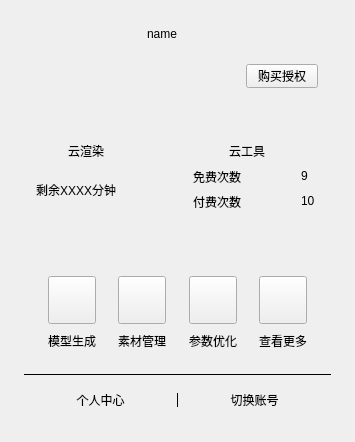
<?xml version="1.0" encoding="UTF-8"?>
<ui version="4.0">
 <class>Account</class>
 <widget class="QWidget" name="Account">
  <property name="geometry">
   <rect>
    <x>0</x>
    <y>0</y>
    <width>355</width>
    <height>442</height>
   </rect>
  </property>
  <property name="windowTitle">
   <string>Form</string>
  </property>
  <property name="styleSheet">
   <string notr="true"/>
  </property>
  <layout class="QGridLayout" name="gridLayout">
   <property name="leftMargin">
    <number>0</number>
   </property>
   <property name="topMargin">
    <number>0</number>
   </property>
   <property name="rightMargin">
    <number>0</number>
   </property>
   <property name="bottomMargin">
    <number>0</number>
   </property>
   <property name="spacing">
    <number>0</number>
   </property>
   <item row="1" column="0">
    <widget class="QWidget" name="backWid" native="true">
     <layout class="QGridLayout" name="gridLayout_7">
      <property name="leftMargin">
       <number>24</number>
      </property>
      <property name="topMargin">
       <number>24</number>
      </property>
      <property name="rightMargin">
       <number>24</number>
      </property>
      <property name="bottomMargin">
       <number>24</number>
      </property>
      <property name="spacing">
       <number>0</number>
      </property>
      <item row="0" column="0">
       <widget class="Widget" name="bodyWidget" native="true">
        <property name="maximumSize">
         <size>
          <width>16777215</width>
          <height>16777215</height>
         </size>
        </property>
        <property name="styleSheet">
         <string notr="true"/>
        </property>
        <layout class="QGridLayout" name="gridLayout_4">
         <property name="leftMargin">
          <number>0</number>
         </property>
         <property name="topMargin">
          <number>0</number>
         </property>
         <property name="rightMargin">
          <number>0</number>
         </property>
         <property name="bottomMargin">
          <number>0</number>
         </property>
         <property name="spacing">
          <number>0</number>
         </property>
         <item row="1" column="0">
          <widget class="QWidget" name="acWid" native="true">
           <layout class="QGridLayout" name="gridLayout_5">
            <property name="leftMargin">
             <number>0</number>
            </property>
            <property name="topMargin">
             <number>8</number>
            </property>
            <property name="rightMargin">
             <number>0</number>
            </property>
            <property name="bottomMargin">
             <number>20</number>
            </property>
            <property name="spacing">
             <number>0</number>
            </property>
            <item row="0" column="0">
             <layout class="QHBoxLayout" name="horizontalLayout_3">
              <property name="spacing">
               <number>0</number>
              </property>
              <property name="bottomMargin">
               <number>16</number>
              </property>
              <item>
               <spacer name="horizontalSpacer_2">
                <property name="orientation">
                 <enum>Qt::Horizontal</enum>
                </property>
                <property name="sizeType">
                 <enum>QSizePolicy::Maximum</enum>
                </property>
                <property name="sizeHint" stdset="0">
                 <size>
                  <width>42</width>
                  <height>20</height>
                 </size>
                </property>
               </spacer>
              </item>
              <item>
               <widget class="QWidget" name="horizontalWidget" native="true">
                <layout class="QHBoxLayout" name="horizontalLayout_5">
                 <property name="spacing">
                  <number>16</number>
                 </property>
                 <property name="leftMargin">
                  <number>0</number>
                 </property>
                 <property name="topMargin">
                  <number>0</number>
                 </property>
                 <property name="rightMargin">
                  <number>0</number>
                 </property>
                 <property name="bottomMargin">
                  <number>0</number>
                 </property>
                 <item>
                  <widget class="QLabel" name="left">
                   <property name="minimumSize">
                    <size>
                     <width>40</width>
                     <height>24</height>
                    </size>
                   </property>
                   <property name="maximumSize">
                    <size>
                     <width>40</width>
                     <height>24</height>
                    </size>
                   </property>
                   <property name="text">
                    <string/>
                   </property>
                  </widget>
                 </item>
                 <item alignment="Qt::AlignHCenter">
                  <widget class="QLabel" name="vipTipMore">
                   <property name="text">
                    <string/>
                   </property>
                  </widget>
                 </item>
                 <item>
                  <widget class="QLabel" name="right">
                   <property name="minimumSize">
                    <size>
                     <width>40</width>
                     <height>24</height>
                    </size>
                   </property>
                   <property name="maximumSize">
                    <size>
                     <width>40</width>
                     <height>24</height>
                    </size>
                   </property>
                   <property name="text">
                    <string/>
                   </property>
                  </widget>
                 </item>
                </layout>
               </widget>
              </item>
              <item>
               <spacer name="horizontalSpacer_3">
                <property name="orientation">
                 <enum>Qt::Horizontal</enum>
                </property>
                <property name="sizeType">
                 <enum>QSizePolicy::Maximum</enum>
                </property>
                <property name="sizeHint" stdset="0">
                 <size>
                  <width>66</width>
                  <height>20</height>
                 </size>
                </property>
               </spacer>
              </item>
             </layout>
            </item>
            <item row="1" column="0">
             <layout class="QHBoxLayout" name="horizontalLayout_4">
              <property name="spacing">
               <number>0</number>
              </property>
              <property name="leftMargin">
               <number>24</number>
              </property>
              <property name="rightMargin">
               <number>24</number>
              </property>
              <item>
               <widget class="QWidget" name="ac1Wid" native="true">
                <layout class="QVBoxLayout" name="verticalLayout_2">
                 <property name="spacing">
                  <number>8</number>
                 </property>
                 <property name="leftMargin">
                  <number>0</number>
                 </property>
                 <property name="topMargin">
                  <number>0</number>
                 </property>
                 <property name="rightMargin">
                  <number>0</number>
                 </property>
                 <property name="bottomMargin">
                  <number>0</number>
                 </property>
                 <item alignment="Qt::AlignHCenter">
                  <widget class="QPushButton" name="ac1">
                   <property name="minimumSize">
                    <size>
                     <width>48</width>
                     <height>48</height>
                    </size>
                   </property>
                   <property name="maximumSize">
                    <size>
                     <width>48</width>
                     <height>48</height>
                    </size>
                   </property>
                   <property name="text">
                    <string/>
                   </property>
                  </widget>
                 </item>
                 <item alignment="Qt::AlignHCenter">
                  <widget class="QLabel" name="label_2">
                   <property name="text">
                    <string>模型生成</string>
                   </property>
                  </widget>
                 </item>
                </layout>
               </widget>
              </item>
              <item>
               <spacer name="horizontalSpacer_8">
                <property name="orientation">
                 <enum>Qt::Horizontal</enum>
                </property>
                <property name="sizeHint" stdset="0">
                 <size>
                  <width>37</width>
                  <height>20</height>
                 </size>
                </property>
               </spacer>
              </item>
              <item>
               <widget class="QWidget" name="ac2Wid" native="true">
                <layout class="QVBoxLayout" name="verticalLayout_3">
                 <property name="spacing">
                  <number>8</number>
                 </property>
                 <property name="leftMargin">
                  <number>0</number>
                 </property>
                 <property name="topMargin">
                  <number>0</number>
                 </property>
                 <property name="rightMargin">
                  <number>0</number>
                 </property>
                 <property name="bottomMargin">
                  <number>0</number>
                 </property>
                 <item alignment="Qt::AlignHCenter">
                  <widget class="QPushButton" name="ac2">
                   <property name="minimumSize">
                    <size>
                     <width>48</width>
                     <height>48</height>
                    </size>
                   </property>
                   <property name="maximumSize">
                    <size>
                     <width>48</width>
                     <height>48</height>
                    </size>
                   </property>
                   <property name="text">
                    <string/>
                   </property>
                  </widget>
                 </item>
                 <item alignment="Qt::AlignHCenter">
                  <widget class="QLabel" name="label_3">
                   <property name="text">
                    <string>素材管理</string>
                   </property>
                  </widget>
                 </item>
                </layout>
               </widget>
              </item>
              <item>
               <spacer name="horizontalSpacer_9">
                <property name="orientation">
                 <enum>Qt::Horizontal</enum>
                </property>
                <property name="sizeHint" stdset="0">
                 <size>
                  <width>37</width>
                  <height>20</height>
                 </size>
                </property>
               </spacer>
              </item>
              <item>
               <widget class="QWidget" name="ac3Wid" native="true">
                <layout class="QVBoxLayout" name="verticalLayout_4">
                 <property name="spacing">
                  <number>8</number>
                 </property>
                 <property name="leftMargin">
                  <number>0</number>
                 </property>
                 <property name="topMargin">
                  <number>0</number>
                 </property>
                 <property name="rightMargin">
                  <number>0</number>
                 </property>
                 <property name="bottomMargin">
                  <number>0</number>
                 </property>
                 <item alignment="Qt::AlignHCenter">
                  <widget class="QPushButton" name="ac3">
                   <property name="minimumSize">
                    <size>
                     <width>48</width>
                     <height>48</height>
                    </size>
                   </property>
                   <property name="maximumSize">
                    <size>
                     <width>48</width>
                     <height>48</height>
                    </size>
                   </property>
                   <property name="text">
                    <string/>
                   </property>
                  </widget>
                 </item>
                 <item alignment="Qt::AlignLeft">
                  <widget class="QLabel" name="label_4">
                   <property name="text">
                    <string>参数优化</string>
                   </property>
                  </widget>
                 </item>
                </layout>
               </widget>
              </item>
              <item>
               <spacer name="horizontalSpacer_10">
                <property name="orientation">
                 <enum>Qt::Horizontal</enum>
                </property>
                <property name="sizeHint" stdset="0">
                 <size>
                  <width>37</width>
                  <height>20</height>
                 </size>
                </property>
               </spacer>
              </item>
              <item>
               <widget class="QWidget" name="ac4Wid" native="true">
                <layout class="QVBoxLayout" name="verticalLayout_5">
                 <property name="spacing">
                  <number>8</number>
                 </property>
                 <property name="leftMargin">
                  <number>0</number>
                 </property>
                 <property name="topMargin">
                  <number>0</number>
                 </property>
                 <property name="rightMargin">
                  <number>0</number>
                 </property>
                 <property name="bottomMargin">
                  <number>0</number>
                 </property>
                 <item alignment="Qt::AlignHCenter">
                  <widget class="QPushButton" name="ac4">
                   <property name="sizePolicy">
                    <sizepolicy hsizetype="Minimum" vsizetype="Fixed">
                     <horstretch>0</horstretch>
                     <verstretch>0</verstretch>
                    </sizepolicy>
                   </property>
                   <property name="minimumSize">
                    <size>
                     <width>48</width>
                     <height>48</height>
                    </size>
                   </property>
                   <property name="maximumSize">
                    <size>
                     <width>48</width>
                     <height>48</height>
                    </size>
                   </property>
                   <property name="text">
                    <string/>
                   </property>
                  </widget>
                 </item>
                 <item alignment="Qt::AlignHCenter">
                  <widget class="QLabel" name="label_5">
                   <property name="text">
                    <string>查看更多</string>
                   </property>
                  </widget>
                 </item>
                </layout>
               </widget>
              </item>
             </layout>
            </item>
           </layout>
          </widget>
         </item>
         <item row="0" column="0">
          <widget class="QWidget" name="widget" native="true">
           <layout class="QVBoxLayout" name="verticalLayout_6">
            <property name="spacing">
             <number>8</number>
            </property>
            <property name="leftMargin">
             <number>0</number>
            </property>
            <property name="topMargin">
             <number>0</number>
            </property>
            <property name="rightMargin">
             <number>0</number>
            </property>
            <property name="bottomMargin">
             <number>8</number>
            </property>
            <item>
             <widget class="QWidget" name="usernameWid" native="true">
              <property name="maximumSize">
               <size>
                <width>16777215</width>
                <height>28</height>
               </size>
              </property>
              <layout class="QHBoxLayout" name="horizontalLayout">
               <property name="spacing">
                <number>8</number>
               </property>
               <property name="leftMargin">
                <number>123</number>
               </property>
               <property name="topMargin">
                <number>0</number>
               </property>
               <property name="rightMargin">
                <number>120</number>
               </property>
               <property name="bottomMargin">
                <number>0</number>
               </property>
               <item>
                <widget class="QWidget" name="headWid" native="true">
                 <layout class="QHBoxLayout" name="horizontalLayout_9">
                  <property name="spacing">
                   <number>8</number>
                  </property>
                  <property name="leftMargin">
                   <number>0</number>
                  </property>
                  <property name="topMargin">
                   <number>0</number>
                  </property>
                  <property name="rightMargin">
                   <number>0</number>
                  </property>
                  <property name="bottomMargin">
                   <number>0</number>
                  </property>
                  <item>
                   <widget class="QLabel" name="name">
                    <property name="text">
                     <string>name</string>
                    </property>
                   </widget>
                  </item>
                  <item>
                   <widget class="QLabel" name="vipIcon">
                    <property name="minimumSize">
                     <size>
                      <width>16</width>
                      <height>16</height>
                     </size>
                    </property>
                    <property name="maximumSize">
                     <size>
                      <width>16</width>
                      <height>16</height>
                     </size>
                    </property>
                    <property name="text">
                     <string/>
                    </property>
                   </widget>
                  </item>
                  <item>
                   <spacer name="horizontalSpacer_6">
                    <property name="orientation">
                     <enum>Qt::Horizontal</enum>
                    </property>
                    <property name="sizeHint" stdset="0">
                     <size>
                      <width>40</width>
                      <height>20</height>
                     </size>
                    </property>
                   </spacer>
                  </item>
                 </layout>
                </widget>
               </item>
              </layout>
             </widget>
            </item>
            <item>
             <widget class="QWidget" name="widget_10" native="true">
              <property name="minimumSize">
               <size>
                <width>0</width>
                <height>0</height>
               </size>
              </property>
              <layout class="QVBoxLayout" name="verticalLayout">
               <property name="spacing">
                <number>4</number>
               </property>
               <property name="leftMargin">
                <number>0</number>
               </property>
               <property name="topMargin">
                <number>0</number>
               </property>
               <property name="rightMargin">
                <number>0</number>
               </property>
               <property name="bottomMargin">
                <number>0</number>
               </property>
               <item>
                <widget class="QWidget" name="widget_11" native="true">
                 <layout class="QHBoxLayout" name="horizontalLayout_6">
                  <property name="spacing">
                   <number>62</number>
                  </property>
                  <property name="leftMargin">
                   <number>16</number>
                  </property>
                  <property name="topMargin">
                   <number>12</number>
                  </property>
                  <property name="rightMargin">
                   <number>13</number>
                  </property>
                  <property name="bottomMargin">
                   <number>0</number>
                  </property>
                  <item>
                   <widget class="QLabel" name="cgAuthorizeIcon">
                    <property name="minimumSize">
                     <size>
                      <width>106</width>
                      <height>24</height>
                     </size>
                    </property>
                    <property name="maximumSize">
                     <size>
                      <width>106</width>
                      <height>24</height>
                     </size>
                    </property>
                    <property name="text">
                     <string/>
                    </property>
                   </widget>
                  </item>
                  <item>
                   <spacer name="horizontalSpacer_4">
                    <property name="orientation">
                     <enum>Qt::Horizontal</enum>
                    </property>
                    <property name="sizeHint" stdset="0">
                     <size>
                      <width>40</width>
                      <height>20</height>
                     </size>
                    </property>
                   </spacer>
                  </item>
                  <item>
                   <widget class="QPushButton" name="chargeBtn">
                    <property name="minimumSize">
                     <size>
                      <width>72</width>
                      <height>24</height>
                     </size>
                    </property>
                    <property name="maximumSize">
                     <size>
                      <width>72</width>
                      <height>24</height>
                     </size>
                    </property>
                    <property name="text">
                     <string>购买授权</string>
                    </property>
                   </widget>
                  </item>
                 </layout>
                </widget>
               </item>
               <item>
                <widget class="QWidget" name="widget_12" native="true">
                 <layout class="QHBoxLayout" name="horizontalLayout_7">
                  <property name="spacing">
                   <number>0</number>
                  </property>
                  <property name="leftMargin">
                   <number>16</number>
                  </property>
                  <property name="topMargin">
                   <number>0</number>
                  </property>
                  <property name="rightMargin">
                   <number>0</number>
                  </property>
                  <property name="bottomMargin">
                   <number>12</number>
                  </property>
                  <item>
                   <widget class="QLabel" name="pluginTime">
                    <property name="text">
                     <string/>
                    </property>
                   </widget>
                  </item>
                  <item>
                   <spacer name="horizontalSpacer">
                    <property name="orientation">
                     <enum>Qt::Horizontal</enum>
                    </property>
                    <property name="sizeHint" stdset="0">
                     <size>
                      <width>40</width>
                      <height>20</height>
                     </size>
                    </property>
                   </spacer>
                  </item>
                 </layout>
                </widget>
               </item>
              </layout>
             </widget>
            </item>
            <item>
             <widget class="QWidget" name="widget_3" native="true">
              <layout class="QHBoxLayout" name="horizontalLayout_14">
               <property name="leftMargin">
                <number>0</number>
               </property>
               <property name="topMargin">
                <number>0</number>
               </property>
               <property name="rightMargin">
                <number>0</number>
               </property>
               <property name="bottomMargin">
                <number>0</number>
               </property>
               <item>
                <widget class="QWidget" name="widget_4" native="true">
                 <property name="minimumSize">
                  <size>
                   <width>132</width>
                   <height>0</height>
                  </size>
                 </property>
                 <property name="maximumSize">
                  <size>
                   <width>16777215</width>
                   <height>88</height>
                  </size>
                 </property>
                 <layout class="QVBoxLayout" name="verticalLayout_7">
                  <property name="spacing">
                   <number>18</number>
                  </property>
                  <property name="leftMargin">
                   <number>0</number>
                  </property>
                  <property name="topMargin">
                   <number>8</number>
                  </property>
                  <property name="rightMargin">
                   <number>0</number>
                  </property>
                  <property name="bottomMargin">
                   <number>20</number>
                  </property>
                  <item alignment="Qt::AlignLeft">
                   <widget class="QWidget" name="widget_6" native="true">
                    <property name="maximumSize">
                     <size>
                      <width>16777215</width>
                      <height>22</height>
                     </size>
                    </property>
                    <layout class="QHBoxLayout" name="horizontalLayout_10">
                     <property name="spacing">
                      <number>12</number>
                     </property>
                     <property name="leftMargin">
                      <number>12</number>
                     </property>
                     <property name="topMargin">
                      <number>0</number>
                     </property>
                     <property name="rightMargin">
                      <number>54</number>
                     </property>
                     <property name="bottomMargin">
                      <number>0</number>
                     </property>
                     <item>
                      <widget class="QLabel" name="cloudRenderIcon">
                       <property name="minimumSize">
                        <size>
                         <width>20</width>
                         <height>20</height>
                        </size>
                       </property>
                       <property name="maximumSize">
                        <size>
                         <width>20</width>
                         <height>20</height>
                        </size>
                       </property>
                       <property name="text">
                        <string/>
                       </property>
                      </widget>
                     </item>
                     <item>
                      <widget class="QLabel" name="cloudRender">
                       <property name="minimumSize">
                        <size>
                         <width>42</width>
                         <height>22</height>
                        </size>
                       </property>
                       <property name="maximumSize">
                        <size>
                         <width>42</width>
                         <height>22</height>
                        </size>
                       </property>
                       <property name="text">
                        <string>云渲染</string>
                       </property>
                      </widget>
                     </item>
                    </layout>
                   </widget>
                  </item>
                  <item>
                   <widget class="QWidget" name="widget_13" native="true">
                    <layout class="QHBoxLayout" name="horizontalLayout_8">
                     <property name="spacing">
                      <number>0</number>
                     </property>
                     <property name="leftMargin">
                      <number>12</number>
                     </property>
                     <property name="topMargin">
                      <number>0</number>
                     </property>
                     <property name="bottomMargin">
                      <number>0</number>
                     </property>
                     <item>
                      <widget class="QLabel" name="label">
                       <property name="minimumSize">
                        <size>
                         <width>0</width>
                         <height>20</height>
                        </size>
                       </property>
                       <property name="maximumSize">
                        <size>
                         <width>16777215</width>
                         <height>20</height>
                        </size>
                       </property>
                       <property name="text">
                        <string>剩余XXXX分钟</string>
                       </property>
                      </widget>
                     </item>
                    </layout>
                   </widget>
                  </item>
                 </layout>
                </widget>
               </item>
               <item>
                <widget class="QWidget" name="widget_5" native="true">
                 <property name="minimumSize">
                  <size>
                   <width>132</width>
                   <height>0</height>
                  </size>
                 </property>
                 <property name="maximumSize">
                  <size>
                   <width>16777215</width>
                   <height>88</height>
                  </size>
                 </property>
                 <layout class="QVBoxLayout" name="verticalLayout_8">
                  <property name="spacing">
                   <number>4</number>
                  </property>
                  <property name="leftMargin">
                   <number>0</number>
                  </property>
                  <property name="topMargin">
                   <number>8</number>
                  </property>
                  <property name="rightMargin">
                   <number>0</number>
                  </property>
                  <property name="bottomMargin">
                   <number>8</number>
                  </property>
                  <item>
                   <widget class="QWidget" name="widget_7" native="true">
                    <layout class="QHBoxLayout" name="horizontalLayout_11">
                     <property name="leftMargin">
                      <number>12</number>
                     </property>
                     <property name="topMargin">
                      <number>0</number>
                     </property>
                     <property name="rightMargin">
                      <number>54</number>
                     </property>
                     <property name="bottomMargin">
                      <number>0</number>
                     </property>
                     <item>
                      <widget class="QLabel" name="cloudToolIcon">
                       <property name="minimumSize">
                        <size>
                         <width>20</width>
                         <height>20</height>
                        </size>
                       </property>
                       <property name="maximumSize">
                        <size>
                         <width>20</width>
                         <height>20</height>
                        </size>
                       </property>
                       <property name="text">
                        <string/>
                       </property>
                      </widget>
                     </item>
                     <item>
                      <widget class="QLabel" name="cloudTool">
                       <property name="minimumSize">
                        <size>
                         <width>42</width>
                         <height>22</height>
                        </size>
                       </property>
                       <property name="maximumSize">
                        <size>
                         <width>42</width>
                         <height>22</height>
                        </size>
                       </property>
                       <property name="text">
                        <string>云工具</string>
                       </property>
                      </widget>
                     </item>
                    </layout>
                   </widget>
                  </item>
                  <item>
                   <widget class="QWidget" name="widget_8" native="true">
                    <layout class="QHBoxLayout" name="horizontalLayout_12">
                     <property name="spacing">
                      <number>48</number>
                     </property>
                     <property name="leftMargin">
                      <number>12</number>
                     </property>
                     <property name="topMargin">
                      <number>0</number>
                     </property>
                     <property name="rightMargin">
                      <number>0</number>
                     </property>
                     <property name="bottomMargin">
                      <number>0</number>
                     </property>
                     <item>
                      <widget class="QLabel" name="freeTime">
                       <property name="minimumSize">
                        <size>
                         <width>60</width>
                         <height>0</height>
                        </size>
                       </property>
                       <property name="text">
                        <string>免费次数</string>
                       </property>
                      </widget>
                     </item>
                     <item>
                      <widget class="QLabel" name="timesA">
                       <property name="minimumSize">
                        <size>
                         <width>20</width>
                         <height>20</height>
                        </size>
                       </property>
                       <property name="maximumSize">
                        <size>
                         <width>16777215</width>
                         <height>20</height>
                        </size>
                       </property>
                       <property name="text">
                        <string>9</string>
                       </property>
                      </widget>
                     </item>
                    </layout>
                   </widget>
                  </item>
                  <item>
                   <widget class="QWidget" name="widget_9" native="true">
                    <layout class="QHBoxLayout" name="horizontalLayout_13">
                     <property name="spacing">
                      <number>48</number>
                     </property>
                     <property name="leftMargin">
                      <number>12</number>
                     </property>
                     <property name="topMargin">
                      <number>0</number>
                     </property>
                     <property name="rightMargin">
                      <number>0</number>
                     </property>
                     <property name="bottomMargin">
                      <number>0</number>
                     </property>
                     <item>
                      <widget class="QLabel" name="noFreeTime">
                       <property name="minimumSize">
                        <size>
                         <width>60</width>
                         <height>0</height>
                        </size>
                       </property>
                       <property name="text">
                        <string>付费次数</string>
                       </property>
                      </widget>
                     </item>
                     <item>
                      <widget class="QLabel" name="timesB">
                       <property name="minimumSize">
                        <size>
                         <width>20</width>
                         <height>20</height>
                        </size>
                       </property>
                       <property name="maximumSize">
                        <size>
                         <width>16777215</width>
                         <height>20</height>
                        </size>
                       </property>
                       <property name="text">
                        <string>10</string>
                       </property>
                      </widget>
                     </item>
                    </layout>
                   </widget>
                  </item>
                 </layout>
                </widget>
               </item>
              </layout>
             </widget>
            </item>
           </layout>
          </widget>
         </item>
         <item row="2" column="0">
          <widget class="QWidget" name="widget_2" native="true">
           <layout class="QGridLayout" name="gridLayout_3">
            <property name="leftMargin">
             <number>0</number>
            </property>
            <property name="topMargin">
             <number>0</number>
            </property>
            <property name="rightMargin">
             <number>0</number>
            </property>
            <property name="bottomMargin">
             <number>0</number>
            </property>
            <property name="horizontalSpacing">
             <number>0</number>
            </property>
            <property name="verticalSpacing">
             <number>8</number>
            </property>
            <item row="0" column="0">
             <widget class="Line" name="line">
              <property name="frameShadow">
               <enum>QFrame::Plain</enum>
              </property>
              <property name="orientation">
               <enum>Qt::Horizontal</enum>
              </property>
             </widget>
            </item>
            <item row="1" column="0">
             <layout class="QHBoxLayout" name="horizontalLayout_2">
              <property name="spacing">
               <number>0</number>
              </property>
              <item>
               <widget class="QPushButton" name="person">
                <property name="text">
                 <string>个人中心</string>
                </property>
                <property name="flat">
                 <bool>true</bool>
                </property>
               </widget>
              </item>
              <item>
               <widget class="Line" name="line_2">
                <property name="minimumSize">
                 <size>
                  <width>1</width>
                  <height>14</height>
                 </size>
                </property>
                <property name="maximumSize">
                 <size>
                  <width>1</width>
                  <height>14</height>
                 </size>
                </property>
                <property name="frameShadow">
                 <enum>QFrame::Plain</enum>
                </property>
                <property name="orientation">
                 <enum>Qt::Vertical</enum>
                </property>
               </widget>
              </item>
              <item>
               <widget class="QPushButton" name="change">
                <property name="text">
                 <string>切换账号</string>
                </property>
                <property name="flat">
                 <bool>true</bool>
                </property>
               </widget>
              </item>
             </layout>
            </item>
           </layout>
          </widget>
         </item>
        </layout>
       </widget>
      </item>
     </layout>
    </widget>
   </item>
  </layout>
 </widget>
 <customwidgets>
  <customwidget>
   <class>Widget</class>
   <extends>QWidget</extends>
   <header location="global">view/Item/widget.h</header>
   <container>1</container>
  </customwidget>
 </customwidgets>
 <resources/>
 <connections/>
</ui>
